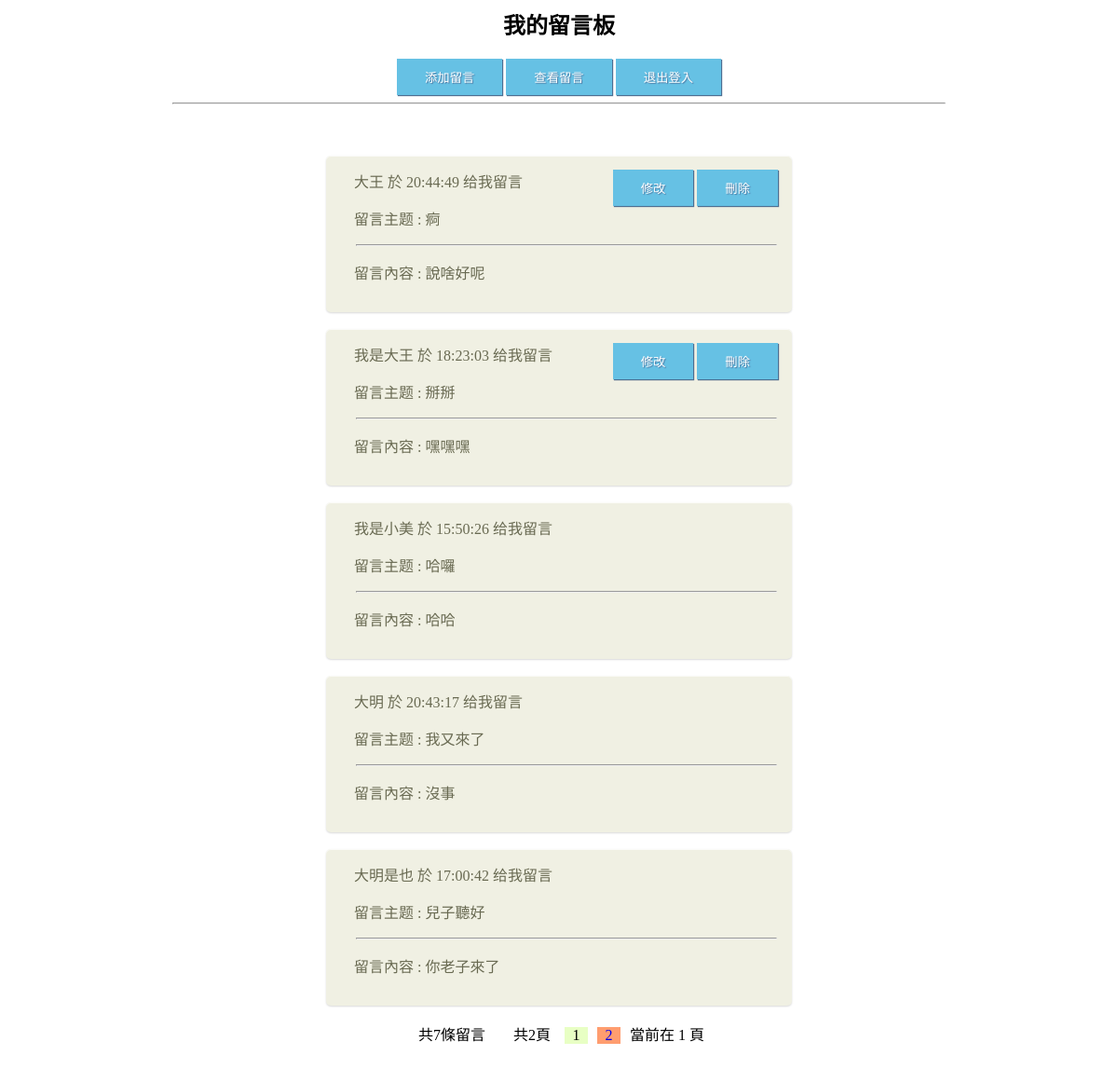
/show.php (signed in), run on the app's committed database.
### tables this page shows
CREATE TABLE `tbl_ms1` (
  `id` int(11) NOT NULL,
  `user` varchar(25) NOT NULL,
  `title` varchar(225) DEFAULT NULL,
  `author` varchar(25) DEFAULT NULL,
  `ip` varchar(25) DEFAULT NULL,
  `liuyan` varchar(225) DEFAULT NULL,
  `file_name` varchar(255) NOT NULL,
  `time` time DEFAULT NULL
);

### show.php (the view, shortened to what this page needs)
<html>
<head>
    <link rel="stylesheet" type="text/css" href="./css/index1.css">
</head>
<body background="./images/plain.jpg" style="background-size:cover;">
    <center>
        <h2>我的留言板</h2>
        <input type="button" value="添加留言" onclick="location.href='add.php'" class="button" />
        <input type="button" value="查看留言" onclick="location.href='show.php'" class="button" />
        <input type="button" value="退出登入" onclick="location.href='logout.php'" class="button" />
        <hr width="70%">
    </center>
    <?php
    include "connet.php";
    mysqli_query($conn, "set names 'utf8'");
    $pagesize = 5;
    $p = isset($_GET['p']) ? $_GET['p'] : 1;
    $offset = ($p - 1) * $pagesize;
    $id = $_SESSION["user_name"];
    $query_sql = "SELECT * FROM tbl_ms1
                  ORDER BY
                      CASE
                          WHEN user = '$id' THEN 0
                          ELSE 1
                      END,
                      id DESC
                  LIMIT $offset, $pagesize";    $result = mysqli_query($conn, $query_sql);
    echo "<div style='margin-top:55px'>";
    while ($res = mysqli_fetch_array($result)) {
        echo "<div class='k'>";
        echo "<div class='ds-post-main'>";
        echo "<div class='ds-comment-body'>
            <span>{$res['author']}  於  {$res['time']}  给我留言</span>";
        if ($res['user'] == $id) {
            echo "<span style='float:right'>
                    <a href='edit.php?id={$res['id']}'><input type='submit' class='button1' value='修改'></input></a>
                    <a href='del.php?id={$res['id']}'><input type='submit' class='button1' value='刪除'></input></a>
                </span>";
        }
        echo "<p>留言主题 : {$res['title']}</p>
            <hr width=450px>
            <p>留言內容 : {$res['liuyan']}</p>";
        echo "</div><br>";
        echo "</div>";
        echo "</div>";
    }
    echo "</div>";
    $count_result = mysqli_query($conn, "SELECT count(*) AS count FROM tbl_ms1");
    $count_array = mysqli_fetch_array($count_result);
    $pagenum = ceil($count_array['count'] / $pagesize);
    echo "<center>";
    echo "<div style='display: inline-block;margin-right: 15px;margin-left:15px;'>共{$count_array['count']}條留言</div>";
    echo "<div style='display: inline-block;margin-right: 15px;margin-left:15px;'>共{$pagenum}頁</div>";
    if ($pagenum > 1) {
        for ($i = 1; $i <= $pagenum; $i++) {
            if ($i == $p) {
                echo "<div style='background:#e8ffc4;width:25px;display: inline-block;margin-right: 10px;'>$i</div>";
            } else {
                echo "<a href='show.php?p=$i'><div style='width:25px;display: inline-block;margin-right: 10px;background:#FF9D6F'>$i</div></a>";
            }
        }
        echo "<div style='display: inline-block;margin-right: 10px;'>當前在 $p 頁</center></div>";
    }
    echo "<br><br><br></div>";
    ?>
</body>
</html>

### css/index1.css (style rules this page uses)
.button,.reset,.submit,.button1 { padding: 10px 30px 10px 30px; background: #66C1E4; border: none; color: #FFF; box-shadow: 1px 1px 1px #4C6E91; -webkit-box-shadow: 1px 1px 1px #4C6E91; -moz-box-shadow: 1px 1px 1px #4C6E91; text-shadow: 1px 1px 1px #5079A3; }
.ds-post-main { position: relative; width: 500px; margin-left: auto; margin-right: auto; }
.ds-comment-body { z-index: 1; position: relative; left: 0; background: #F0F0E3; padding: 15px 15px 15px 30px; color: #696A52; border-radius: 5px; box-shadow: 0 1px 2px rgba(0,0,0,.15), 0 1px 0 rgba(255,255,255,.75) inset; }
.ds-comment-body { color: #696A52; }
a { text-decoration: none; }

### data on the page
tbl_ms1: author "大王", time "20:44:49", title "痾", liuyan "說啥好呢"
tbl_ms1: author "我是大王", time "18:23:03", title "掰掰", liuyan "嘿嘿嘿"
tbl_ms1: author "我是小美", time "15:50:26", title "哈囉", liuyan "哈哈"
tbl_ms1: author "大明", time "20:43:17", title "我又來了", liuyan "沒事"
tbl_ms1: author "大明是也", time "17:00:42", title "兒子聽好", liuyan "你老子來了"

### other printed values
$count_array['count'] "7"
$pagenum "2"
$p "1"
